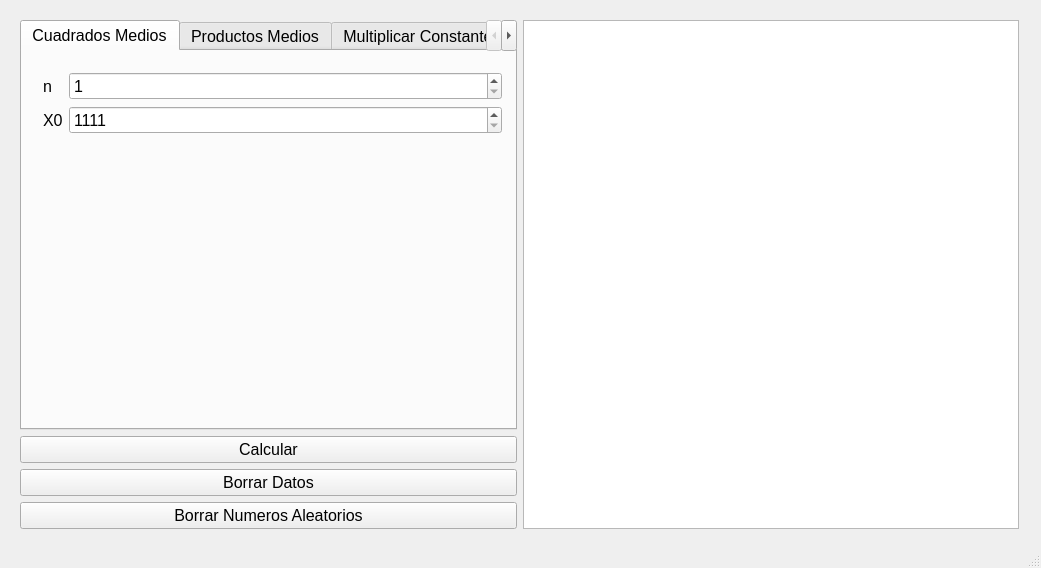
<?xml version="1.0" encoding="UTF-8"?>
<ui version="4.0">
 <class>MainWindow</class>
 <widget class="QMainWindow" name="MainWindow">
  <property name="geometry">
   <rect>
    <x>0</x>
    <y>0</y>
    <width>1041</width>
    <height>568</height>
   </rect>
  </property>
  <property name="sizePolicy">
   <sizepolicy hsizetype="Preferred" vsizetype="Preferred">
    <horstretch>0</horstretch>
    <verstretch>0</verstretch>
   </sizepolicy>
  </property>
  <property name="windowTitle">
   <string>Generadores</string>
  </property>
  <property name="windowIcon">
   <iconset resource="resource.qrc">
    <normaloff>:/images/images/dice.png</normaloff>:/images/images/dice.png</iconset>
  </property>
  <widget class="QWidget" name="centralWidget">
   <widget class="QWidget" name="horizontalLayoutWidget">
    <property name="geometry">
     <rect>
      <x>9</x>
      <y>9</y>
      <width>1021</width>
      <height>531</height>
     </rect>
    </property>
    <layout class="QHBoxLayout" name="horizontalLayout">
     <item>
      <layout class="QVBoxLayout" name="verticalLayout_7">
       <item>
        <widget class="QTabWidget" name="tabWidget">
         <property name="font">
          <font>
           <pointsize>12</pointsize>
          </font>
         </property>
         <property name="currentIndex">
          <number>0</number>
         </property>
         <widget class="QWidget" name="tab_1">
          <attribute name="title">
           <string>Cuadrados Medios</string>
          </attribute>
          <widget class="QWidget" name="formLayoutWidget_2">
           <property name="geometry">
            <rect>
             <x>10</x>
             <y>10</y>
             <width>481</width>
             <height>161</height>
            </rect>
           </property>
           <layout class="QFormLayout" name="formLayout_2">
            <item row="1" column="0">
             <widget class="QLabel" name="label_6">
              <property name="font">
               <font>
                <pointsize>12</pointsize>
               </font>
              </property>
              <property name="text">
               <string>n</string>
              </property>
             </widget>
            </item>
            <item row="1" column="1">
             <widget class="QSpinBox" name="spinBox_CM_n">
              <property name="minimum">
               <number>1</number>
              </property>
              <property name="maximum">
               <number>100</number>
              </property>
             </widget>
            </item>
            <item row="2" column="0">
             <widget class="QLabel" name="label_7">
              <property name="text">
               <string>X0</string>
              </property>
             </widget>
            </item>
            <item row="2" column="1">
             <widget class="QSpinBox" name="spinBox_CM_x0">
              <property name="minimum">
               <number>1111</number>
              </property>
              <property name="maximum">
               <number>9999</number>
              </property>
              <property name="value">
               <number>1111</number>
              </property>
             </widget>
            </item>
           </layout>
          </widget>
         </widget>
         <widget class="QWidget" name="tab_2">
          <attribute name="title">
           <string>Productos Medios</string>
          </attribute>
          <widget class="QWidget" name="formLayoutWidget_3">
           <property name="geometry">
            <rect>
             <x>10</x>
             <y>10</y>
             <width>481</width>
             <height>161</height>
            </rect>
           </property>
           <layout class="QFormLayout" name="formLayout_3">
            <item row="1" column="0">
             <widget class="QLabel" name="label_8">
              <property name="font">
               <font>
                <pointsize>12</pointsize>
               </font>
              </property>
              <property name="text">
               <string>n</string>
              </property>
             </widget>
            </item>
            <item row="1" column="1">
             <widget class="QSpinBox" name="spinBox_PM_n">
              <property name="minimum">
               <number>1</number>
              </property>
              <property name="maximum">
               <number>100</number>
              </property>
             </widget>
            </item>
            <item row="2" column="0">
             <widget class="QLabel" name="label_9">
              <property name="text">
               <string>X0</string>
              </property>
             </widget>
            </item>
            <item row="2" column="1">
             <widget class="QSpinBox" name="spinBox_PM_x0">
              <property name="minimum">
               <number>1111</number>
              </property>
              <property name="maximum">
               <number>9999</number>
              </property>
              <property name="value">
               <number>1111</number>
              </property>
             </widget>
            </item>
            <item row="3" column="0">
             <widget class="QLabel" name="label_10">
              <property name="text">
               <string>X1</string>
              </property>
             </widget>
            </item>
            <item row="3" column="1">
             <widget class="QSpinBox" name="spinBox_PM_x1">
              <property name="minimum">
               <number>1111</number>
              </property>
              <property name="maximum">
               <number>9999</number>
              </property>
              <property name="value">
               <number>1111</number>
              </property>
             </widget>
            </item>
           </layout>
          </widget>
         </widget>
         <widget class="QWidget" name="tab">
          <attribute name="title">
           <string>Multiplicar Constante</string>
          </attribute>
          <widget class="QWidget" name="formLayoutWidget_4">
           <property name="geometry">
            <rect>
             <x>10</x>
             <y>10</y>
             <width>481</width>
             <height>161</height>
            </rect>
           </property>
           <layout class="QFormLayout" name="formLayout_4">
            <item row="1" column="0">
             <widget class="QLabel" name="label_11">
              <property name="font">
               <font>
                <pointsize>12</pointsize>
               </font>
              </property>
              <property name="text">
               <string>n</string>
              </property>
             </widget>
            </item>
            <item row="1" column="1">
             <widget class="QSpinBox" name="spinBox_MC_n">
              <property name="minimum">
               <number>1</number>
              </property>
              <property name="maximum">
               <number>1000</number>
              </property>
             </widget>
            </item>
            <item row="2" column="0">
             <widget class="QLabel" name="label_12">
              <property name="text">
               <string>X0</string>
              </property>
             </widget>
            </item>
            <item row="2" column="1">
             <widget class="QSpinBox" name="spinBox_MC_x0">
              <property name="minimum">
               <number>1111</number>
              </property>
              <property name="maximum">
               <number>9999</number>
              </property>
              <property name="value">
               <number>1111</number>
              </property>
             </widget>
            </item>
            <item row="3" column="0">
             <widget class="QLabel" name="label_14">
              <property name="text">
               <string>c</string>
              </property>
             </widget>
            </item>
            <item row="3" column="1">
             <widget class="QSpinBox" name="spinBox_MC_c">
              <property name="minimum">
               <number>1111</number>
              </property>
              <property name="maximum">
               <number>9999</number>
              </property>
              <property name="value">
               <number>1111</number>
              </property>
             </widget>
            </item>
           </layout>
          </widget>
         </widget>
         <widget class="QWidget" name="tab_3">
          <attribute name="title">
           <string>Algoritmo Lineal</string>
          </attribute>
          <widget class="QWidget" name="formLayoutWidget">
           <property name="geometry">
            <rect>
             <x>10</x>
             <y>10</y>
             <width>481</width>
             <height>161</height>
            </rect>
           </property>
           <layout class="QFormLayout" name="formLayout">
            <item row="1" column="0">
             <widget class="QLabel" name="label">
              <property name="font">
               <font>
                <pointsize>12</pointsize>
               </font>
              </property>
              <property name="text">
               <string>n</string>
              </property>
             </widget>
            </item>
            <item row="2" column="0">
             <widget class="QLabel" name="label_2">
              <property name="text">
               <string>X0</string>
              </property>
             </widget>
            </item>
            <item row="3" column="0">
             <widget class="QLabel" name="label_3">
              <property name="text">
               <string>a</string>
              </property>
             </widget>
            </item>
            <item row="4" column="0">
             <widget class="QLabel" name="label_4">
              <property name="text">
               <string>c</string>
              </property>
             </widget>
            </item>
            <item row="5" column="0">
             <widget class="QLabel" name="label_5">
              <property name="text">
               <string>m</string>
              </property>
             </widget>
            </item>
            <item row="1" column="1">
             <widget class="QSpinBox" name="spinBox_AL_n">
              <property name="minimum">
               <number>1</number>
              </property>
              <property name="maximum">
               <number>100</number>
              </property>
             </widget>
            </item>
            <item row="5" column="1">
             <widget class="QSpinBox" name="spinBox_AL_m">
              <property name="minimum">
               <number>1</number>
              </property>
              <property name="maximum">
               <number>999</number>
              </property>
              <property name="value">
               <number>1</number>
              </property>
             </widget>
            </item>
            <item row="4" column="1">
             <widget class="QSpinBox" name="spinBox_AL_c">
              <property name="minimum">
               <number>1</number>
              </property>
              <property name="maximum">
               <number>100</number>
              </property>
              <property name="value">
               <number>1</number>
              </property>
             </widget>
            </item>
            <item row="2" column="1">
             <widget class="QSpinBox" name="spinBox_AL_x0">
              <property name="minimum">
               <number>1</number>
              </property>
              <property name="maximum">
               <number>100</number>
              </property>
              <property name="value">
               <number>1</number>
              </property>
             </widget>
            </item>
            <item row="3" column="1">
             <widget class="QSpinBox" name="spinBox_AL_a">
              <property name="minimum">
               <number>1</number>
              </property>
              <property name="maximum">
               <number>100</number>
              </property>
              <property name="value">
               <number>1</number>
              </property>
             </widget>
            </item>
           </layout>
          </widget>
         </widget>
         <widget class="QWidget" name="tab_4">
          <attribute name="title">
           <string>Algoritmo Congruencial Multiplicativo</string>
          </attribute>
          <widget class="QWidget" name="formLayoutWidget_5">
           <property name="geometry">
            <rect>
             <x>10</x>
             <y>10</y>
             <width>481</width>
             <height>182</height>
            </rect>
           </property>
           <layout class="QFormLayout" name="formLayout_5">
            <item row="1" column="0">
             <widget class="QLabel" name="label_15">
              <property name="text">
               <string>X0</string>
              </property>
             </widget>
            </item>
            <item row="1" column="1">
             <widget class="QSpinBox" name="spinBox_ACM_x0">
              <property name="minimum">
               <number>1</number>
              </property>
              <property name="maximum">
               <number>9999</number>
              </property>
              <property name="value">
               <number>1</number>
              </property>
             </widget>
            </item>
            <item row="2" column="0">
             <widget class="QLabel" name="label_16">
              <property name="text">
               <string>k</string>
              </property>
             </widget>
            </item>
            <item row="2" column="1">
             <widget class="QSpinBox" name="spinBox_ACM_k">
              <property name="minimum">
               <number>1</number>
              </property>
              <property name="maximum">
               <number>100</number>
              </property>
              <property name="value">
               <number>1</number>
              </property>
             </widget>
            </item>
            <item row="3" column="0">
             <widget class="QLabel" name="label_18">
              <property name="text">
               <string>m</string>
              </property>
             </widget>
            </item>
            <item row="3" column="1">
             <widget class="QSpinBox" name="spinBox_ACM_m">
              <property name="minimum">
               <number>1</number>
              </property>
              <property name="maximum">
               <number>999</number>
              </property>
              <property name="value">
               <number>1</number>
              </property>
             </widget>
            </item>
           </layout>
          </widget>
         </widget>
         <widget class="QWidget" name="tab_5">
          <attribute name="title">
           <string>Algoritmo Congruencial Aditivo</string>
          </attribute>
          <widget class="QWidget" name="formLayoutWidget_6">
           <property name="geometry">
            <rect>
             <x>10</x>
             <y>10</y>
             <width>481</width>
             <height>71</height>
            </rect>
           </property>
           <layout class="QFormLayout" name="formLayout_6">
            <item row="1" column="0">
             <widget class="QLabel" name="label_20">
              <property name="text">
               <string>Xi</string>
              </property>
             </widget>
            </item>
            <item row="1" column="1">
             <widget class="QSpinBox" name="spinBox_ACA_xi">
              <property name="minimum">
               <number>1</number>
              </property>
              <property name="maximum">
               <number>9999</number>
              </property>
              <property name="value">
               <number>1</number>
              </property>
             </widget>
            </item>
            <item row="2" column="0">
             <widget class="QLabel" name="label_23">
              <property name="text">
               <string>m</string>
              </property>
             </widget>
            </item>
            <item row="2" column="1">
             <widget class="QSpinBox" name="spinBox_ACA_m">
              <property name="minimum">
               <number>1</number>
              </property>
              <property name="maximum">
               <number>999</number>
              </property>
              <property name="value">
               <number>1</number>
              </property>
             </widget>
            </item>
           </layout>
          </widget>
          <widget class="QListWidget" name="listWidget_ACA_Numeros">
           <property name="geometry">
            <rect>
             <x>10</x>
             <y>130</y>
             <width>481</width>
             <height>211</height>
            </rect>
           </property>
           <property name="font">
            <font>
             <pointsize>12</pointsize>
            </font>
           </property>
          </widget>
          <widget class="QLabel" name="label_21">
           <property name="geometry">
            <rect>
             <x>170</x>
             <y>100</y>
             <width>161</width>
             <height>25</height>
            </rect>
           </property>
           <property name="text">
            <string>Conjunto de numeros</string>
           </property>
          </widget>
          <widget class="QPushButton" name="pushButton_ACA_Agregar">
           <property name="geometry">
            <rect>
             <x>330</x>
             <y>350</y>
             <width>75</width>
             <height>31</height>
            </rect>
           </property>
           <property name="text">
            <string>Agregar</string>
           </property>
          </widget>
          <widget class="QPushButton" name="pushButton_ACA_Eliminar">
           <property name="geometry">
            <rect>
             <x>410</x>
             <y>350</y>
             <width>75</width>
             <height>31</height>
            </rect>
           </property>
           <property name="text">
            <string>Eliminar</string>
           </property>
          </widget>
          <widget class="QSpinBox" name="spinBox_ACA_Agregar">
           <property name="geometry">
            <rect>
             <x>10</x>
             <y>350</y>
             <width>311</width>
             <height>31</height>
            </rect>
           </property>
           <property name="minimum">
            <number>1</number>
           </property>
           <property name="maximum">
            <number>1000</number>
           </property>
           <property name="value">
            <number>1</number>
           </property>
          </widget>
         </widget>
        </widget>
       </item>
       <item>
        <widget class="QPushButton" name="pushButton_Calcular">
         <property name="font">
          <font>
           <pointsize>12</pointsize>
          </font>
         </property>
         <property name="text">
          <string>Calcular</string>
         </property>
        </widget>
       </item>
       <item>
        <widget class="QPushButton" name="pushButton_BorrarDatos">
         <property name="font">
          <font>
           <pointsize>12</pointsize>
          </font>
         </property>
         <property name="text">
          <string>Borrar Datos</string>
         </property>
        </widget>
       </item>
       <item>
        <widget class="QPushButton" name="pushButton">
         <property name="font">
          <font>
           <pointsize>12</pointsize>
          </font>
         </property>
         <property name="text">
          <string>Borrar Numeros Aleatorios</string>
         </property>
        </widget>
       </item>
      </layout>
     </item>
     <item>
      <layout class="QVBoxLayout" name="verticalLayout_4">
       <item>
        <widget class="QListWidget" name="listWidget_R">
         <property name="font">
          <font>
           <pointsize>14</pointsize>
          </font>
         </property>
        </widget>
       </item>
      </layout>
     </item>
    </layout>
   </widget>
  </widget>
  <widget class="QStatusBar" name="statusBar"/>
 </widget>
 <layoutdefault spacing="6" margin="11"/>
 <resources>
  <include location="resource.qrc"/>
 </resources>
 <connections>
  <connection>
   <sender>pushButton</sender>
   <signal>clicked()</signal>
   <receiver>listWidget_R</receiver>
   <slot>clear()</slot>
   <hints>
    <hint type="sourcelabel">
     <x>225</x>
     <y>511</y>
    </hint>
    <hint type="destinationlabel">
     <x>692</x>
     <y>370</y>
    </hint>
   </hints>
  </connection>
 </connections>
</ui>
